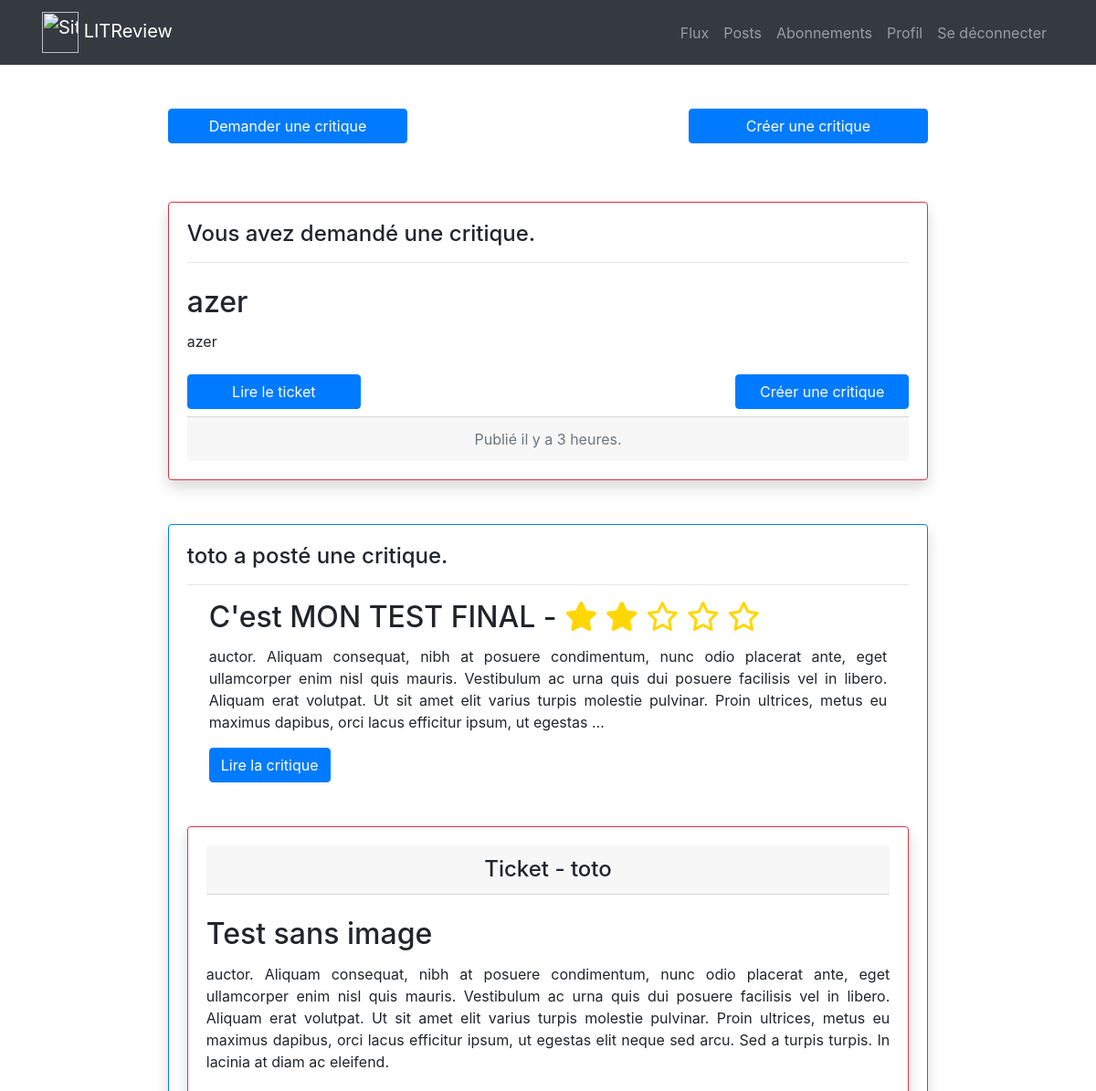
Page /blog/feed/ (signed in, upper part) on the earlier database version.
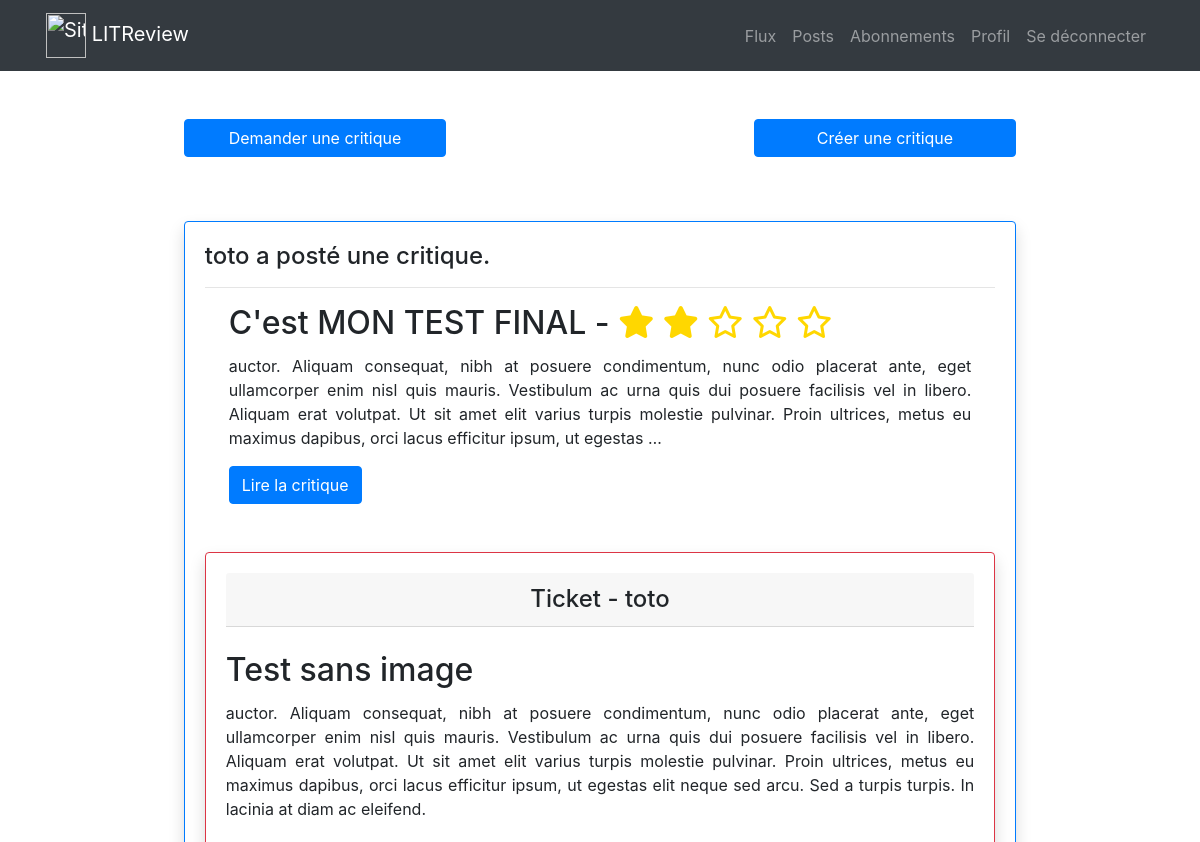
Same page on the later database version.
### apps/reviews/models.py (models this page shows, shortened)
class Ticket(models.Model):
    title = models.fields.CharField(max_length=128, verbose_name="Titre")
    description = models.fields.TextField(max_length=2048, blank=True, verbose_name="Description")
    image = models.ImageField(null=True, blank=True)
    user = models.ForeignKey(to=settings.AUTH_USER_MODEL, on_delete=models.CASCADE)
    time_created = models.DateTimeField(auto_now_add=True)
    class Meta:
        verbose_name = "Ticket"
        ordering = ["-time_created"]

class Review(models.Model):
    ticket = models.ForeignKey(to=Ticket, on_delete=models.CASCADE, related_name="related_reviews")
    rating = models.PositiveSmallIntegerField(
        validators=[MinValueValidator(0), MaxValueValidator(5)],
        verbose_name="Note",
    )
    headline = models.CharField(max_length=128, verbose_name="Titre")
    body = models.TextField(max_length=8192, blank=True, verbose_name="Commentaire")
    user = models.ForeignKey(to=settings.AUTH_USER_MODEL, on_delete=models.CASCADE)
    time_created = models.DateTimeField(auto_now_add=True)
    class Meta:
        verbose_name = "Critique"
        ordering = ["-time_created"]

### apps/accounts/models.py (models this page shows)
class CustomUser(AbstractUser):
    pass

### apps/reviews/views.py (the view)
# urls.py: path("feed/", IndexList.as_view(), name="feed"),
@method_decorator(login_required, name='dispatch')
class IndexList(ListView):
    model = Ticket
    template_name = "reviews/index_list.html"
    context_object_name = "tickets"
    def get_context_data(self, **kwargs):
        context = super(IndexList, self).get_context_data(**kwargs)
        user = self.request.user
        tickets = Ticket.objects.all()
        reviews = Review.objects.all()
        tickets_and_reviews = sorted(
            chain(tickets, reviews),
            key=lambda instance: instance.time_created,
            reverse=True
        )
        context['tickets_and_reviews'] = tickets_and_reviews
        context['following'] = UserFollows.objects.filter(user=user).values_list("followed_user", flat=True)
        context['user_id'] = user.id
        return context

### apps/reviews/templatetags/reviews_extras.py (called while the page is built)
@register.filter
def model_type(instance):
    return type(instance).__name__

@register.simple_tag(takes_context=True)
def get_poster_display(context, user):
    if user == context['user']:
        return 'Vous avez'
    return f"{user.username} a"

@register.filter
def get_posted_at_display(posted_at):
    seconds_ago = (timezone.now() - posted_at).total_seconds()
    if seconds_ago <= HOUR:
        return f'Publié il y a {int(seconds_ago // MINUTE)} minutes.'
    elif seconds_ago <= DAY:
        return f'Publié il y a {int(seconds_ago // HOUR)} heures.'
    return f'Publié le {posted_at.strftime("%m/%d/%Y à %H:%M")}'

### apps/reviews/templates/reviews/index_list.html (shortened to what this page needs)
{% extends 'base.html' %}
{% load reviews_extras %}
{% block content %}
<div class="container h-100">
    <div class="row align-items-center justify-content-around mt-5 mb-4">
        <div class="col-12 col-lg-4 text-center mb-3 mb-lg-0">
            <form action="{% url 'reviews:ticket-create' %}">
                <button class="btn btn-primary btn-submit w-75">Demander une critique</button>
            </form>
        </div>
        <div class="col-12 col-lg-4 text-center  mb-3 mb-lg-0">
            <form action="{% url 'reviews:ticket-review-create' %}">
                <button class="btn btn-primary btn-submit w-75">Créer une critique</button>
            </form>
        </div>
    </div>
    {% for instance in tickets_and_reviews %}
    <div class="row align-items-center justify-content-center">
        <div class="col-12">
            {% if instance|model_type == 'Review' %}
            {% if instance.user.id in following or instance.ticket.user.id in following or user_id == instance.user.id or user_id == instance.ticket.user.id %}
            {% include "reviews/partials/review_snippet.html" with review=instance %}
            {% endif %}
            {% elif instance|model_type == 'Ticket' and not instance.related_reviews.first %}
            {% if instance.user.id in following or user_id == instance.user.id %}
            <div class="w-75 mx-auto">
                {% include "reviews/partials/ticket_snippet.html" with ticket=instance display_button="true" %}
            </div>
            {% endif %}
            {% endif %}
        </div>
    </div>
    {% endfor %}
</div>
{% endblock content %}

### apps/reviews/templates/reviews/partials/review_snippet.html (shortened to what this page needs)
{% load reviews_extras %}
<div class="card border-primary border-strong shadow w-75 mx-auto my-4">
    <div class="card-body">
        <h4>{% get_poster_display review.user %} posté une critique.</h4>
        <hr>
        <h2 class="card-title px-4">{{ review.headline }} -
            {% include "reviews/partials/star_rating_snippet.html" with rating=instance.rating %}
        </h2>
        <p class="card-text px-4 text-justify">{{ review.body|linebreaksbr|safe|truncatewords:50 }}</p>
        <div class="px-4">
            <a href="{% url 'reviews:review-detail' review.id %}" class="btn btn-primary">Lire la critique</a>
        </div>
        <div class="mt-5">
            {% include "reviews/partials/ticket_snippet.html" with ticket=review.ticket display_button="false" %}
        </div>
    </div>
</div>

### apps/reviews/templates/reviews/partials/star_rating_snippet.html
<span title="{{ rating }}/5">
    <i class="fa fa-star{% if rating < 1 %}-o{% endif %}" aria-hidden="true" style="color: #FFD700;"></i>
    <i class="fa fa-star{% if rating < 2 %}-o{% endif %}" aria-hidden="true" style="color: #FFD700;"></i>
    <i class="fa fa-star{% if rating < 3 %}-o{% endif %}" aria-hidden="true" style="color: #FFD700;"></i>
    <i class="fa fa-star{% if rating < 4 %}-o{% endif %}" aria-hidden="true" style="color: #FFD700;"></i>
    <i class="fa fa-star{% if rating < 5 %}-o{% endif %}" aria-hidden="true" style="color: #FFD700;"></i>
</span>

### apps/reviews/templates/reviews/partials/ticket_snippet.html (shortened to what this page needs)
{% load reviews_extras %}
<div class="card border-danger border-strong shadow w-100 my-4">
    <div class="card-body">
        {% if not ticket.related_reviews.first %}
        <h4>{% get_poster_display ticket.user %} demandé une critique.</h4>
        <hr>
        {% else %}
        <h4 class="card-header text-center">Ticket - {{ ticket.user }}</h4>
        {% endif %}
        <h2 class="card-title mt-4">{{ ticket.title }}</h2>
        <p class="card-text text-justify">{{ ticket.description|linebreaksbr|safe }}</p>
        <div class="row">
            <div class="col-12 text-center col-lg-6 text-lg-left">
                <a href="{% url 'reviews:ticket-detail' ticket.id %}" class="btn btn-primary w-50 my-2">Lire le
                    ticket</a>
            </div>
            {% if not ticket.related_reviews.first %}
            {% if display_button == "true" %}
            <div class="col-12 text-center col-lg-6 text-lg-right">
                <a href="{% url 'reviews:review-create' ticket.id %}" class="btn btn-primary w-50 my-2">Créer une
                    critique</a>
            </div>
            {% endif %}
        </div>
        <div class="card-footer text-center text-muted">
            {{ ticket.time_created|get_posted_at_display }}
        </div>
        {% endif %}
    </div>
</div>

Differences in the rows shown:
removed Ticket: user "Vous avez", title "azer", description "azer", shows "Créer une critique", time_created|get_posted_at_display "Publié il y a 3 heures."
